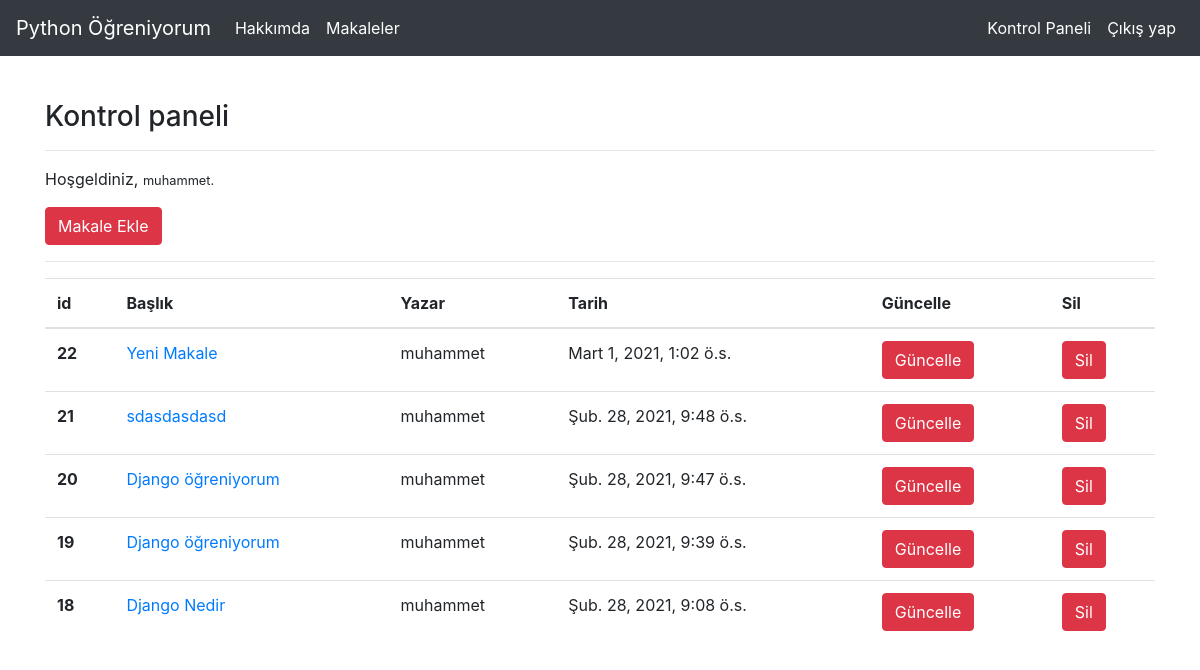
The page /articles/dashboard (signed in) on the database its author committed.
### article/models.py (models this page shows, shortened)
class Article(models.Model):
    author=models.ForeignKey("auth.User",on_delete=models.CASCADE,verbose_name="Yazar")
    title=models.CharField(max_length=50,verbose_name="Başlık")
    content=RichTextField()
    created_date=models.DateTimeField(auto_now_add=True,verbose_name="Oluşturulma tarihi")
    article_image=models.FileField(blank=True,null=True,verbose_name="Makeleye fotoğraf ekleyin")
    class Meta:
        ordering = ['-created_date']#en son güncellenen veya eklenen makale en başta olacak

### article/views.py (the view)
# urls.py: path('dashboard',views.dashboard,name="dashboard"),
@login_required(login_url='user:login')
def dashboard(request):
    articles=Article.objects.filter(author=request.user)
    context={
        "articles":articles
    }
    return render(request,"dashboard.html",context)

### templates/dashboard.html
{% extends "layout.html" %}
{% block body %}
<h3>Kontrol paneli</h3>
<hr>
<p>
    Hoşgeldiniz, <small>{{request.user.username}}.</small>
</p>
<a class="btn btn-danger" href="/articles/addarticle">Makale Ekle</a>
<hr>
{% if articles %}
<table class="table">
    <thead>
        <tr>
            <th scope="col">id</th>
            <th scope="col">Başlık</th>
            <th scope="col">Yazar</th>
            <th scope="col">Tarih</th>
            <th scope="col">Güncelle</th>
            <th scope="col">Sil</th>
        </tr>
    </thead>
    <tbody>
        {% for article in articles %}
        <tr>
            <th scope="row">{{article.id}}</th>
            <td><a href="/articles/article/{{article.id}}">{{article.title}}</a></td>
            <td>{{article.author.username}}</td>
            <td>{{article.created_date}}</td>
            <td><a href="/articles/update/{{article.id}}" class="btn btn-danger">Güncelle</a></td>
            <td><a href="/articles/delete/{{article.id}}" class="btn btn-danger">Sil</a></td>
        </tr>
        {% endfor %}
    </tbody>
</table>
{% else %}
<div class="alert alert-danger">Henüz bir makaleniz bulunmuyor.</div>
{% endif %}
{% endblock body %}

### rows shown on the page
Article: id "22", title "Yeni Makale", author.username "muhammet", created_date "Mart 1, 2021, 1:02 ö.s."
Article: id "21", title "sdasdasdasd", author.username "muhammet", created_date "Şub. 28, 2021, 9:48 ö.s."
Article: id "20", title "Django öğreniyorum", author.username "muhammet", created_date "Şub. 28, 2021, 9:47 ö.s."
Article: id "19", title "Django öğreniyorum", author.username "muhammet", created_date "Şub. 28, 2021, 9:39 ö.s."
Article: id "18", title "Django Nedir", author.username "muhammet", created_date "Şub. 28, 2021, 9:08 ö.s."

### other values the page prints
{{ request.user.username }} "muhammet"
